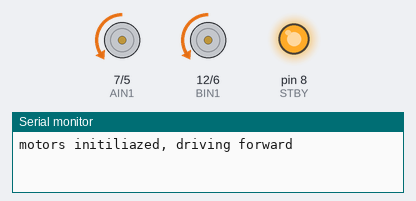
Bench run of a sketch on a simulated Arduino Uno, built with avr-gcc and run on an emulated ATmega328P. On the bench: direction and speed pins drawn as motors (green arrow = direction pin HIGH = forward, orange = LOW = backward, longer = more drive, stopped while the standby pin is LOW), output pins drawn as LEDs (lit = HIGH), the last lines printed to the serial monitor. At 9.0 s the program stops and its outputs stay as they are.

Above: at 0.1 s.
At 3.1 s:
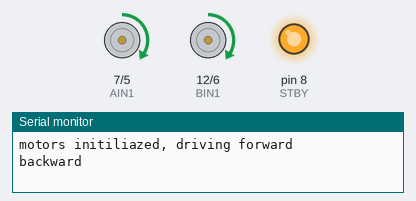
At 6.1 s:
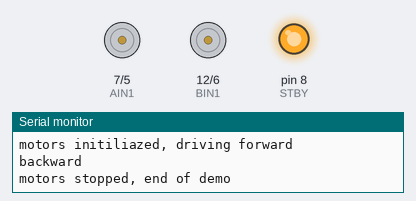
Timing chart, 0 to 7.6 s (numbered marks = the images above):
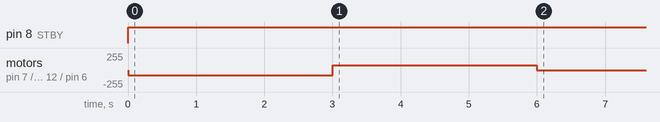

The sketch:

lesson2.ino
```cpp
#include <Arduino.h>
#include "pins.h"
#include "motor.h"


int main(void){

  unsigned char motorSpeed = 75;

  init();
  Serial.begin(9600);
  initMotors();
  Serial.println("motors initiliazed, driving forward");
  driveForward(motorSpeed);
  delay(3000);
  Serial.println("backward");
  driveBackward(motorSpeed);
  delay(3000);
  stopMotors();
  Serial.println("motors stopped, end of demo");
  while(1)
  {
    delay(1000);
  }
  return 0;
}
```

motor.cpp
```cpp
#include "pins.h"
#include "motor.h"
#include <Arduino.h>

void initMotors( void)
{
  pinMode(AIN1, OUTPUT);
  pinMode(BIN1, OUTPUT);
  pinMode(PWMA_LEFT, OUTPUT);
  pinMode(PWMB_RIGHT, OUTPUT);
  pinMode(STBY, OUTPUT);
  stopMotors();
}

void stopMotors(void)
{
  digitalWrite(AIN1, LOW);
  digitalWrite(BIN1, LOW);
  digitalWrite(STBY, HIGH);
  analogWrite(PWMA_LEFT, 0);
  analogWrite(PWMB_RIGHT, 0);
}


void driveForward(unsigned char speed)
{
  digitalWrite(AIN1, 0);
  digitalWrite(BIN1, 0);
  analogWrite(PWMA_LEFT, speed);
  analogWrite(PWMB_RIGHT, speed);
}


void driveBackward(unsigned char speed)
{
  digitalWrite(AIN1, 1);
  digitalWrite(BIN1, 1);
  analogWrite(PWMA_LEFT, speed);
  analogWrite(PWMB_RIGHT, speed);
}
```

motor.h
```cpp
#ifndef MOTOR_H_INCLUDED
#define MOTOR_H_INCLUDED


void initMotors( void);
void stopMotors(void);

void driveForward(unsigned char speed);
void driveBackward(unsigned char speed);


#endif
```

pins.h
```cpp
#ifndef Pins_h
#define Pins_h


#define AIN1         7    // direction left motor
#define PWMA_LEFT    5    // pulse width modulation

#define BIN1        12    // direction right motor
#define PWMB_RIGHT   6    // pulse width modulation

#define STBY         8    // standby mode


#endif
```

Measured:
- by itself, pin 8 (STBY): LOW → HIGH at 0.00 s
- by itself, motor on pin 7 (AIN1) / pin 5 (PWMA_LEFT), motor on pin 12 (BIN1) / pin 6 (PWMB_RIGHT): stopped → backward 75/255 at 0.00 s, → forward 75/255 3.0 s later, → stopped 3.0 s later
